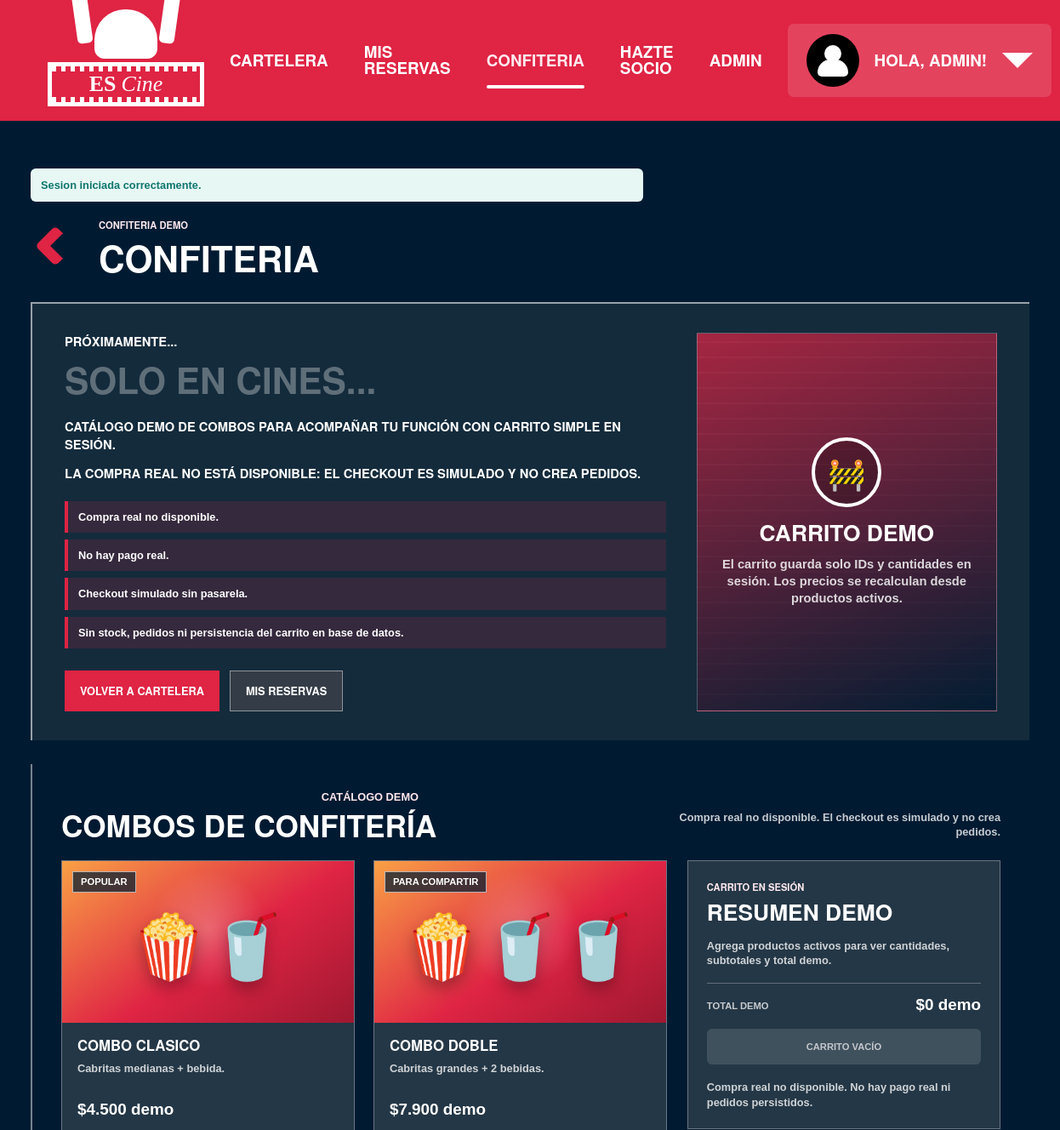
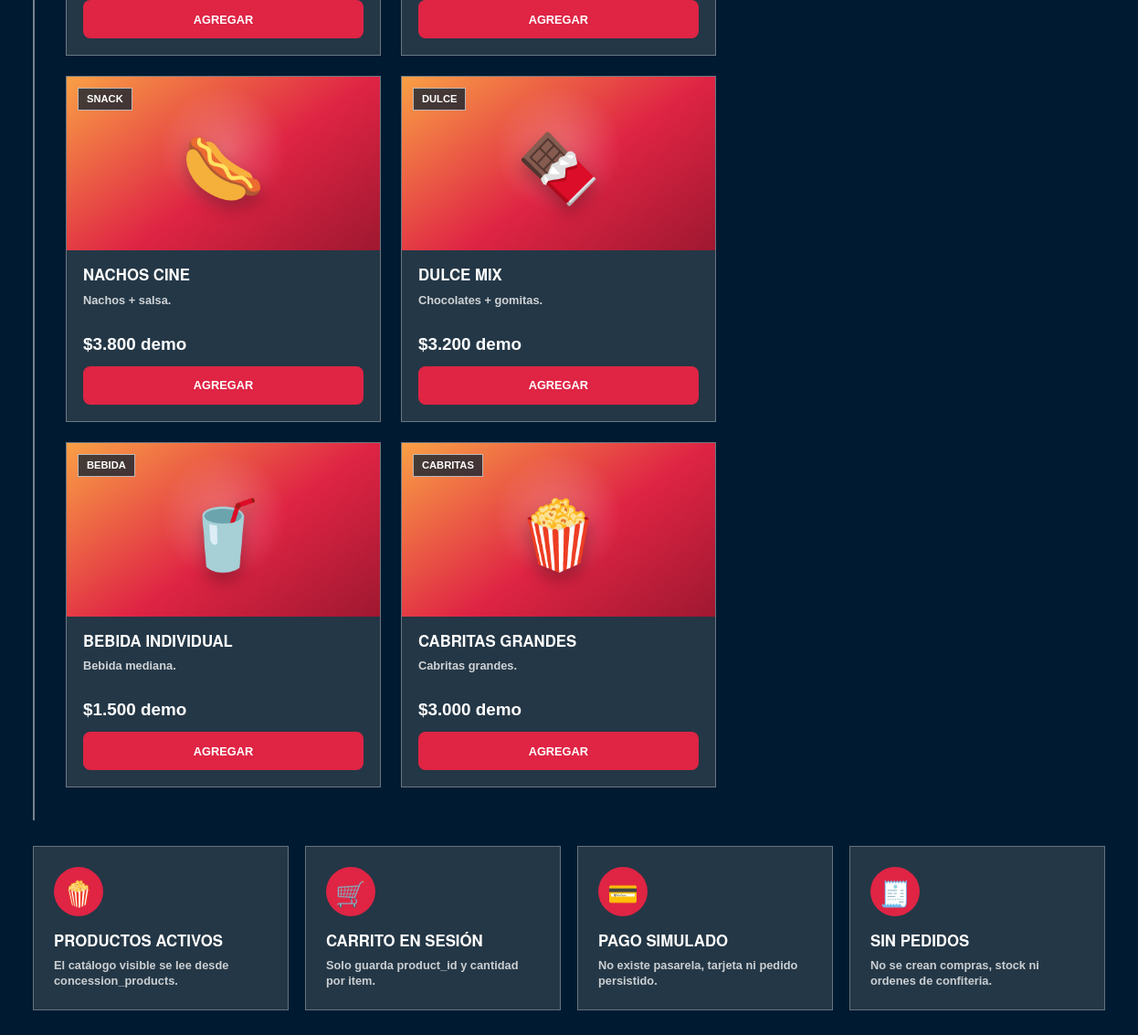
Screenshot of /index.php?page=confiteria (signed in) with the database file from the repository (2 pictures, top to bottom).
### tables this page shows
CREATE TABLE IF NOT EXISTS concession_products (
    id INT UNSIGNED AUTO_INCREMENT PRIMARY KEY,
    name VARCHAR(120) NOT NULL,
    description VARCHAR(255) NOT NULL,
    price_amount DECIMAL(10, 2) NOT NULL,
    icon VARCHAR(20) DEFAULT NULL,
    badge VARCHAR(40) DEFAULT NULL,
    is_active TINYINT(1) NOT NULL DEFAULT 1,
    sort_order INT UNSIGNED NOT NULL DEFAULT 0,
    created_at TIMESTAMP NOT NULL DEFAULT CURRENT_TIMESTAMP,
    updated_at TIMESTAMP NOT NULL DEFAULT CURRENT_TIMESTAMP ON UPDATE CURRENT_TIMESTAMP,
    KEY idx_concession_products_active_sort (is_active, sort_order, id),
    KEY idx_concession_products_name (name)
);

### app/views/coming_soon.php (the view, shortened to what the rows shown need)
<?php
$pageTitle = (string) ($comingSoon['title'] ?? 'Proximamente');
$items = is_array($comingSoon['items'] ?? null) ? $comingSoon['items'] : [];
$panelHeadline = trim((string) ($comingSoon['panelHeadline'] ?? 'Solo en cines...'));
$useBenefitsLayout = ($comingSoon['benefitsLayout'] ?? false) === true;
$benefitsSectionId = trim((string) ($comingSoon['benefitsSectionId'] ?? ''));
$sectionClass = $useBenefitsLayout ? 'coming-soon-grid coming-soon-benefits-grid' : 'coming-soon-grid';
$catalogItems = is_array($comingSoon['catalog'] ?? null) ? $comingSoon['catalog'] : [];
$showCatalog = ($comingSoon['showCatalog'] ?? false) === true || $catalogItems !== [];
$catalogLoadError = ($comingSoon['catalogLoadError'] ?? false) === true;
$catalogSetupRequired = ($comingSoon['catalogSetupRequired'] ?? false) === true;
?>
<!doctype html>
<html lang="es">
<head>
    <link rel="stylesheet" href="assets/css/app.css">
</head>
<body class="app-screen coming-soon-screen">
    <main class="coming-soon-shell">
        <div class="coming-soon-heading">
            <div>
                <h1><?= e($comingSoon['headline'] ?? $pageTitle) ?></h1>
            </div>
        </div>
        <section class="coming-soon-panel" aria-labelledby="coming-soon-title">
            <div class="coming-soon-copy">
                <h2 id="coming-soon-title"><?= e($panelHeadline !== '' ? $panelHeadline : ($comingSoon['headline'] ?? $pageTitle)) ?></h2>
            </div>
        </section>
        <?php if ($showCatalog): ?>
            <section class="confiteria-catalog" aria-labelledby="confiteria-catalog-title">
                <div class="confiteria-catalog-heading">
                    <div>
                        <h2 id="confiteria-catalog-title">Combos de confitería</h2>
                    </div>
                </div>
                <div class="confiteria-shop-layout">
                    <div class="confiteria-shop-products">
                        <?php if ($catalogSetupRequired): ?>
                            <div class="confiteria-catalog-state">
                                <h3>Catálogo en preparación</h3>
                                <p>Los productos demo aún no están instalados en esta base de datos.</p>
                            </div>
                        <?php else: ?>
                            <div class="confiteria-catalog-grid">
                                <?php foreach ($catalogItems as $catalogItem): ?>
                                    <?php $catalogIcon = trim((string) ($catalogItem['icon'] ?? '')); ?>
                                    <article class="confiteria-card">
                                        <div class="confiteria-card-visual">
                                            <?php if (($catalogItem['label'] ?? '') !== ''): ?>
                                                <span class="confiteria-card-label"><?= e($catalogItem['label']) ?></span>
                                            <?php endif; ?>
                                            <span class="confiteria-card-icon" aria-hidden="true"><?= e($catalogIcon !== '' ? $catalogIcon : '🍿') ?></span>
                                        </div>
                                        <div class="confiteria-card-copy">
                                            <h3><?= e($catalogItem['name'] ?? '') ?></h3>
                                            <p><?= e($catalogItem['description'] ?? '') ?></p>
                                            <strong><?= e($catalogItem['price'] ?? '') ?></strong>
                                            <form class="confiteria-card-form" action="index.php?action=concession_add" method="post">
                                                <button class="confiteria-card-button" type="submit">
                                                    <?= e($catalogItem['button'] ?? 'Agregar') ?>
                                                </button>
                                            </form>
                                        </div>
                                    </article>
                                <?php endforeach; ?>
                            </div>
                        <?php endif; ?>
                    </div>
                </div>
            </section>
        <?php endif; ?>
        <?php if ($items !== []): ?>
            <section<?= $benefitsSectionId !== '' ? ' id="' . e($benefitsSectionId) . '"' : '' ?> class="<?= e($sectionClass) ?>" aria-label="Beneficios">
                <?php foreach ($items as $item): ?>
                    <article class="coming-soon-card">
                        <h2><?= e($item['label'] ?? '') ?></h2>
                    </article>
                <?php endforeach; ?>
            </section>
        <?php endif; ?>
    </main>
</body>
</html>

### rows the page displays
concession_products: badge "POPULAR", icon "🍿🥤", name "COMBO CLASICO", description "Cabritas medianas + bebida.", price "$4.500 demo", button "AGREGAR"
concession_products: badge "PARA COMPARTIR", icon "🍿🥤🥤", name "COMBO DOBLE", description "Cabritas grandes + 2 bebidas.", price "$7.900 demo", button "AGREGAR"
concession_products: badge "SNACK", icon "🌭", name "NACHOS CINE", description "Nachos + salsa.", price "$3.800 demo", button "AGREGAR"
concession_products: badge "DULCE", icon "🍫", name "DULCE MIX", description "Chocolates + gomitas.", price "$3.200 demo", button "AGREGAR"
concession_products: badge "BEBIDA", icon "🥤", name "BEBIDA INDIVIDUAL", description "Bebida mediana.", price "$1.500 demo", button "AGREGAR"
concession_products: badge "CABRITAS", icon "🍿", name "CABRITAS GRANDES", description "Cabritas grandes.", price "$3.000 demo", button "AGREGAR"

### other values shown
$item['label'] "CARTELERA"
$item['label'] "MIS RESERVAS"
$item['label'] "CONFITERIA"
$item['label'] "HAZTE SOCIO"
$item['label'] "ADMIN"
$headerFirstName !== '' ? $headerFirstName : 'Usuario' "ADMIN"
$message['message'] "Sesion iniciada correctamente."
$comingSoon['eyebrow'] "CONFITERIA DEMO"
$comingSoon['headline'] "CONFITERIA"
$panelKicker "PRÓXIMAMENTE..."
$leadText "CATÁLOGO DEMO DE COMBOS PARA ACOMPAÑAR TU FUNCIÓN CON CARRITO SIMPLE EN SESIÓN."
$supportText "LA COMPRA REAL NO ESTÁ DISPONIBLE: EL CHECKOUT ES SIMULADO Y NO CREA PEDIDOS."
$note "Compra real no disponible."
$note "No hay pago real."
$note "Checkout simulado sin pasarela."
